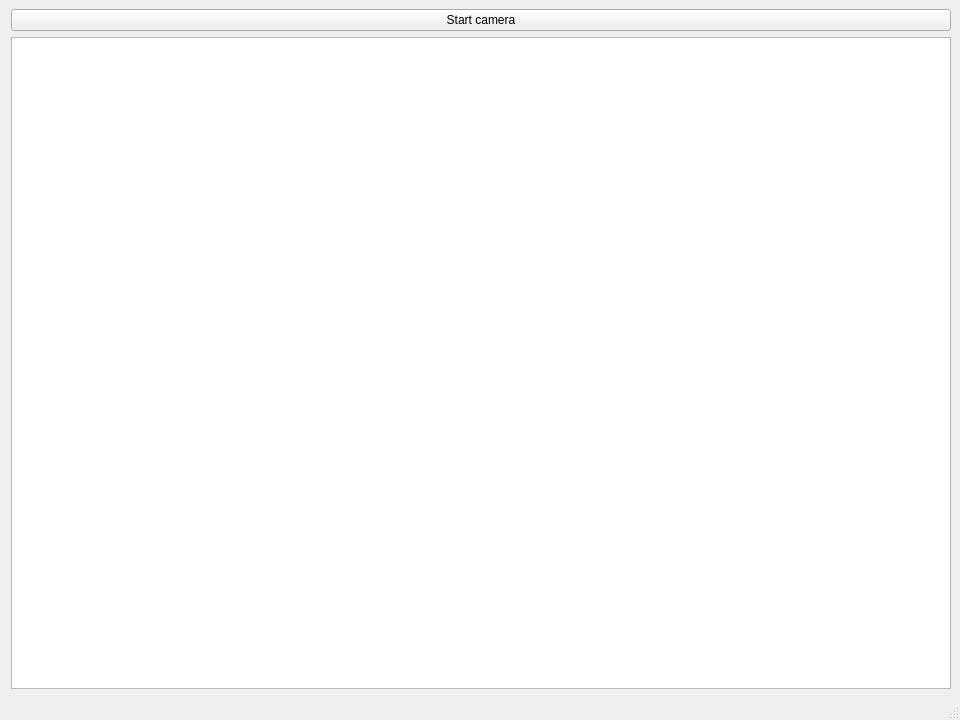
<?xml version="1.0" encoding="UTF-8"?>
<ui version="4.0">
 <class>MainWindow</class>
 <widget class="QMainWindow" name="MainWindow">
  <property name="geometry">
   <rect>
    <x>0</x>
    <y>0</y>
    <width>960</width>
    <height>720</height>
   </rect>
  </property>
  <property name="sizePolicy">
   <sizepolicy hsizetype="Fixed" vsizetype="Fixed">
    <horstretch>0</horstretch>
    <verstretch>0</verstretch>
   </sizepolicy>
  </property>
  <property name="minimumSize">
   <size>
    <width>0</width>
    <height>0</height>
   </size>
  </property>
  <property name="windowTitle">
   <string>MainWindow</string>
  </property>
  <property name="toolButtonStyle">
   <enum>Qt::ToolButtonTextBesideIcon</enum>
  </property>
  <widget class="QWidget" name="centralwidget">
   <layout class="QHBoxLayout" name="horizontalLayout">
    <property name="leftMargin">
     <number>11</number>
    </property>
    <item>
     <layout class="QVBoxLayout" name="verticalLayout">
      <item>
       <layout class="QHBoxLayout" name="horizontalLayout_2" stretch="10">
        <property name="spacing">
         <number>28</number>
        </property>
        <property name="leftMargin">
         <number>0</number>
        </property>
        <property name="topMargin">
         <number>0</number>
        </property>
        <property name="bottomMargin">
         <number>0</number>
        </property>
        <item>
         <widget class="QPushButton" name="start_camera_btn">
          <property name="sizePolicy">
           <sizepolicy hsizetype="Preferred" vsizetype="Minimum">
            <horstretch>3</horstretch>
            <verstretch>15</verstretch>
           </sizepolicy>
          </property>
          <property name="text">
           <string>Start camera</string>
          </property>
         </widget>
        </item>
       </layout>
      </item>
      <item>
       <widget class="QGraphicsView" name="graphicsView">
        <property name="autoFillBackground">
         <bool>true</bool>
        </property>
       </widget>
      </item>
     </layout>
    </item>
   </layout>
  </widget>
  <widget class="QStatusBar" name="statusBar"/>
  <action name="actionExit">
   <property name="text">
    <string>Exit</string>
   </property>
  </action>
  <action name="actionStart_camera">
   <property name="text">
    <string>Start camera</string>
   </property>
  </action>
 </widget>
 <resources/>
 <connections/>
</ui>
